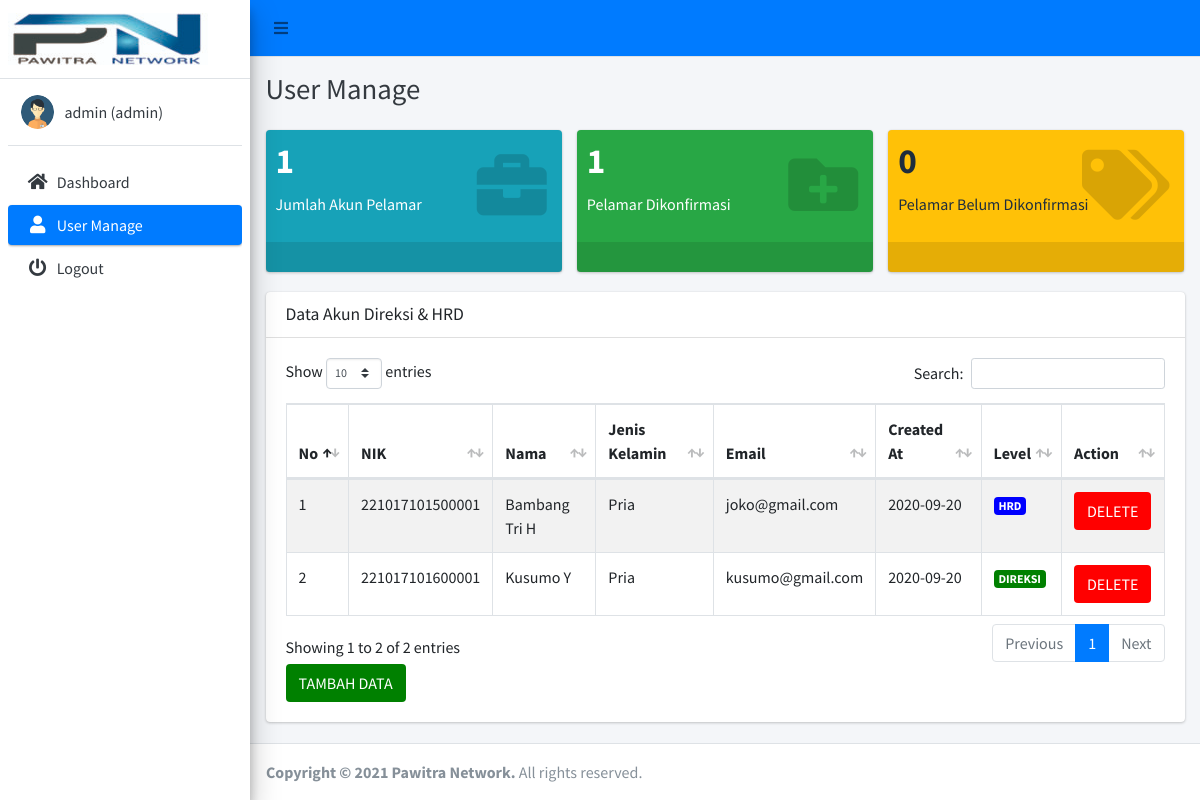
/user_manage.php (signed in), run on the app's committed database.
### tables this page shows
CREATE TABLE `akses` (
  `id_akun` varchar(15) NOT NULL,
  `nama` varchar(50) NOT NULL,
  `jenis_kelamin` varchar(10) NOT NULL,
  `username` varchar(20) NOT NULL,
  `email` varchar(50) NOT NULL,
  `password` varchar(10) NOT NULL,
  `level` varchar(10) NOT NULL,
  `created_at_date` date NOT NULL,
  `confirmed_at_date` date DEFAULT NULL,
  `status` tinyint(1) NOT NULL
);

### user_manage.php (the view, shortened to what this page needs)
<?php
            include 'koneksi.php';
?>
<!DOCTYPE html>
<html>
<head>
  <link rel="stylesheet" href="plugins/fontawesome-free/css/all.min.css">
  <link rel="stylesheet" href="https://code.ionicframework.com/ionicons/2.0.1/css/ionicons.min.css">
  <link rel="stylesheet" href="plugins/datatables-bs4/css/dataTables.bootstrap4.min.css">
  <link rel="stylesheet" href="plugins/datatables-responsive/css/responsive.bootstrap4.min.css">
  <link rel="stylesheet" href="dist/css/adminlte.min.css">
</head>
<body class="hold-transition sidebar-mini layout-fixed">
<div class="wrapper">
  <nav class="main-header navbar navbar-expand navbar-blue navbar-light">
  <ul class="navbar-nav">
      <li class="nav-item">
        <a class="nav-link" data-widget="pushmenu" role="button"><i class="fas fa-bars"></i></a>
      </li>
    </ul>
    </nav>
  <aside class="main-sidebar sidebar-light-primary elevation-4">
    <a href="" class="brand-link">
      <img src="dist/img/rsz_1pawitra-net.jpg" class="">
    </a>
    <div class="sidebar">
      <div class="user-panel mt-3 pb-3 mb-3 d-flex">
        <div class="image">
        <img src="dist/img/admin.png" class="img-circle">
        </div>
        <div class="info">
          <a class="d-block"><?php echo $_SESSION['username'].' '.'('.$_SESSION['level'].')'; ?></a>
        </div>
      </div>
      <nav class="mt-2">
        <ul class="nav nav-pills nav-sidebar flex-column" data-widget="treeview" role="menu" data-accordion="false">
               <li class="nav-item has-treeview">
            <a href="index_admin.php" class="nav-link">
              <i class="nav-icon fas fa-home"></i>
              <p>
                Dashboard
              </p>
            </a>
          </li>
          <li class="nav-item has-treeview">
            <a href="user_manage.php" class="nav-link active">
              <i class="nav-icon fas fa-user"></i>
              <p>
                User Manage
              </p>
            </a>
          </li>
          <li class="nav-item has-treeview">
            <a href="logout.php" class="nav-link">
              <i class="nav-icon fas fa-power-off"></i>
              <p>
                Logout
              </p>
            </a>
          </li>
        </ul>
      </nav>
    </div>
  </aside>
  <div class="content-wrapper">
    <div class="content-header">
      <div class="container-fluid">
        <div class="row mb-2">
          <div class="col-sm-6">
            <h1 class="m-0 text-dark">User Manage</h1>
          </div>
        </div>
      </div>
    </div>
    <section class="content">
      <div class="container-fluid">
        <div class="row">
          <div class="col-lg-4 col-6">
            <div class="small-box bg-info">
              <div class="inner">
                <?php
                $pelamar = mysqli_query($sambung, "SELECT * FROM akses WHERE level='pelamar'");
                $jumlah_pelamar = mysqli_num_rows($pelamar);
                ?>
                <h3><?php echo $jumlah_pelamar;?></h3>
                <p>Jumlah Akun Pelamar</p>
              </div>
              <div class="icon">
                <i class="fas fa-briefcase"></i>
              </div>
              <a class="small-box-footer"><i class="fas"></i></a>
            </div>
          </div>
          <div class="col-lg-4 col-6">
            <div class="small-box bg-success">
              <div class="inner">
              <?php
                $konfirm = mysqli_query($sambung, "SELECT * FROM akses WHERE level='pelamar' AND status='1' ");
                $jumlah_konfirm = mysqli_num_rows($konfirm);
                ?>
                <h3><?php echo $jumlah_konfirm;?></h3>
                <p>Pelamar Dikonfirmasi</p>
              </div>
              <div class="icon">
                <i class="fas fa-folder-plus"></i>
              </div>
              <a class="small-box-footer"><i class="fas"></i></a>
            </div>
          </div>
          <div class="col-lg-4 col-6">
            <div class="small-box bg-warning">
              <div class="inner">
              <?php
                $not_konfirm = mysqli_query($sambung, "SELECT * FROM akses WHERE level='pelamar' AND status='0' ");
                $jumlah_not_konfirm = mysqli_num_rows($not_konfirm);
                ?>
                <h3><?php echo $jumlah_not_konfirm;?></h3>
                <p>Pelamar Belum Dikonfirmasi</p>
              </div>
              <div class="icon">
                <i class="fas fa-tags"></i>
              </div>
              <a class="small-box-footer"><i class="fas"></i></a>
            </div>
          </div>
        </div>
        <?php
        $user = mysqli_query($sambung, "SELECT * FROM akses WHERE level='hrd' OR level='direksi' ");
        ?>
        <div class="row">
        <div class="col-md-12">
        <div class="card">
              <div class="card-header">
                <h3 class="card-title">Data Akun Direksi & HRD</h3>
              </div>
              <div class="card-body">
                <table id="mydata" class="table table-bordered table-striped">
                  <thead>
                  <tr>
                    <th>No</th>
                    <th>NIK</th>
                    <th>Nama</th>
                    <th>Jenis Kelamin</th>
                    <th>Email</th>
                    <th>Created At</th>
                    <th>Level</th>
                    <th>Action</th>
                  </tr>
                  </thead>
                  <tbody>
                  <?php
                    $no=1;
                    while($data = mysqli_fetch_array($user))
                    {
                    ?>
                  <tr>
                    <td><?php echo $no;?></td>
                    <td><?php echo $data['id_akun'];?></td>
                    <td><?php echo $data['nama'];?></td>
                    <td><?php echo $data['jenis_kelamin'];?></td>
                    <td><?php echo $data['email'];?></td>
                    <td><?php echo $data['created_at_date'];?></td>
                    <td>
                      <?php
                          if ($data['level'] == 'hrd') {
                          echo "<a class=badge style=background:blue;color:white>"."HRD"."</a>";
                        }
                        else{
                            echo "<a class=badge style=background:green;color:white>"."DIREKSI"."</a>";
                        }
                        ?>
                    </td>
                    <td>
                        <a href="delete_akun.php?id_akun=<?php echo $data['id_akun'];?>" class="btn" style="background:red;color:white">DELETE</a>
                    </td>
                  </tr>
                  <?php $no++;} ?>
                  </tbody>
                </table>
                <a href="#" class="btn" style="background:green;color:white" data-toggle="modal" data-target="#modal-id">TAMBAH DATA</a>
              </div>
            </div>
        </div>
        </div>
      </div>
    </section>
  </div>
  <footer class="main-footer">
    <strong>Copyright &copy; 2021 <a >Pawitra Network</a>.</strong>
    All rights reserved.
  </footer>
</div>
</body>
</html>

### data on the page
akses: id_akun "221017101500001", nama "Bambang Tri H", jenis_kelamin "Pria", email "joko@gmail.com", created_at_date "2020-09-20", level "HRD"
akses: id_akun "221017101600001", nama "Kusumo Y", jenis_kelamin "Pria", email "kusumo@gmail.com", created_at_date "2020-09-20", level "DIREKSI"

### other printed values
$_SESSION['username'] "admin"
$_SESSION['level'] "admin"
$jumlah_pelamar "1"
$jumlah_konfirm "1"
$jumlah_not_konfirm "0"
